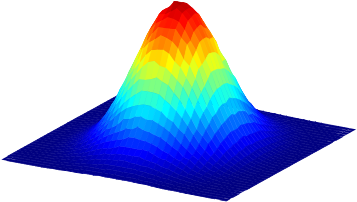

Reproduce this figure in gnuplot.
reset
set palette @MATLAB
set size square
unset colorbox

unset border
unset xtics
unset ytics
unset ztics


set pm3d
unset surface

lrec= 3.0
hrec= 3.0
midx = lrec/2
midy = hrec/2
dx = lrec/40
dy = hrec/40

splot "matriz.dat" matrix using (-midx+dx*$1):(-midy+dy*$2):($3/1000) notitle
